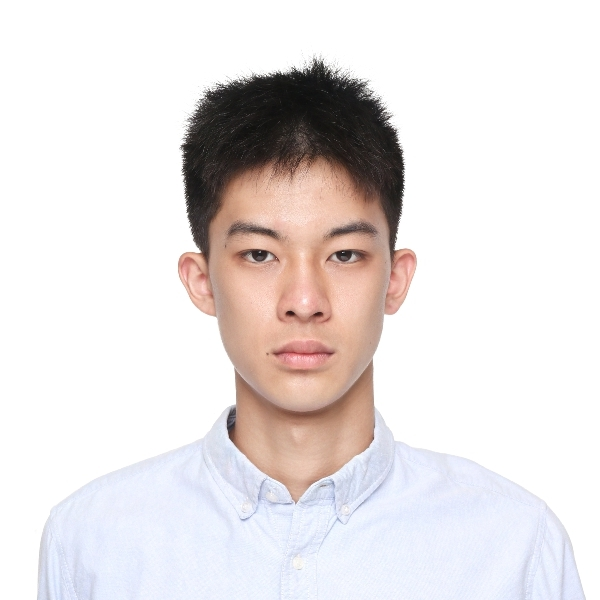
#> input picture my_picture.jpg, 600 x 600 px
$ jupyter execute test_sai.ipynb
#> lines starting #> are read from the running program, lines starting #| are printed output that depends on the picture; after the words box and inside, x2 and y2 are one past the last pixel; in counts of white or black regions, pixels touching at a corner belong together; long printed decimals are rounded
[cell 1]
import os
import cv2
import numpy as np
import matplotlib.pyplot as plt
import networkx as nx
from scipy.spatial import distance
import cv2
import numpy as np
import networkx as nx
import matplotlib.pyplot as plt
from skimage.morphology import skeletonize, remove_small_objects
from scipy.spatial import KDTree
from scipy.interpolate import splprep, splev
from scipy.interpolate import interp1d
from PIL import Image

[cell 2]
def rgb_to_binary(image_path, blur_kernel=(5, 5), canny_thresholds=(50, 150)):
    """
    Converts an RGB image into a binary image, retaining all essential features.
    0s represent background,
    1s represent edges.

    Parameters:
        image_path (str): Path to the input RGB image.
        blur_kernel (tuple): Kernel size for Gaussian blur (default: (5,5)).
        canny_thresholds (tuple): Min and max thresholds for Canny edge detection (default: (50,150)).

    Returns:
        binary_image (numpy.ndarray): 2D binary image with values 0 (background) and 1 (edges).
    """
#> called with image_path = 'my_picture.jpg', blur_kernel = (5, 5), canny_thresholds = (50, 150)
    # 1. Load the image
    image = cv2.imread(image_path)
#> image is the input picture: shape (600, 600, 3); mean B, G, R 225.1, 225.2, 230.6
    image = cv2.cvtColor(image, cv2.COLOR_BGR2RGB)

    # 2. Convert to grayscale
    gray = cv2.cvtColor(image, cv2.COLOR_RGB2GRAY)
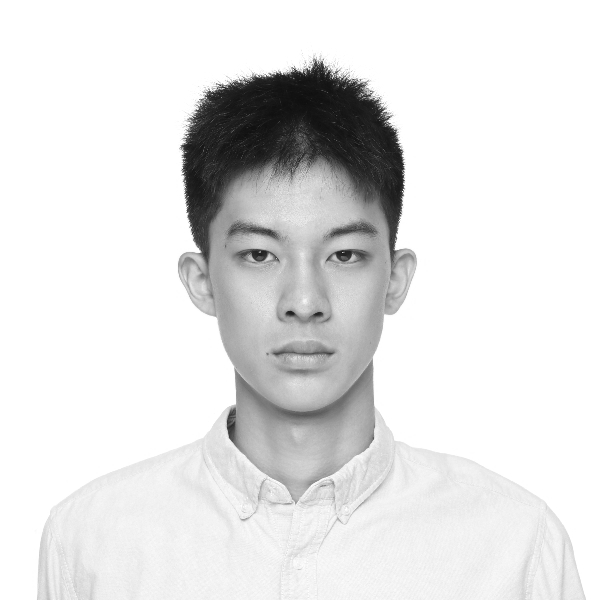
#> gray: shape (600, 600); min 14, max 255, mean 226.8

    # 3. Apply Gaussian blur to reduce noise
    blurred = cv2.GaussianBlur(gray, blur_kernel, 0)

    # 4. Apply Canny edge detection
    edges = cv2.Canny(blurred, canny_thresholds[0], canny_thresholds[1])
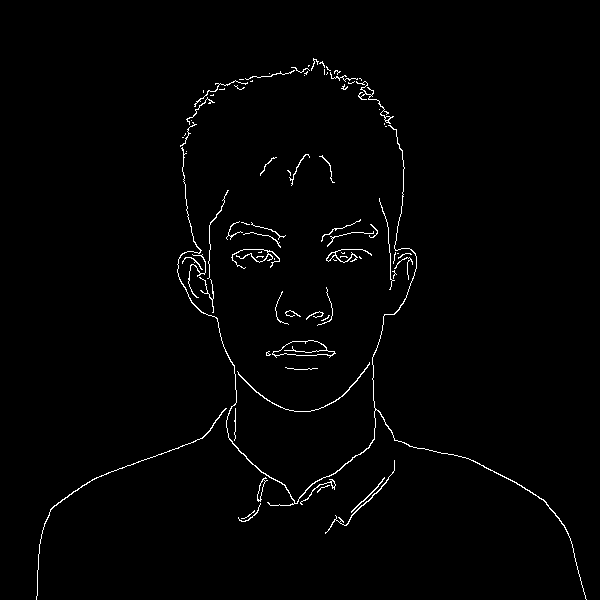
#> edges: shape (600, 600); 1.3% white in thin lines or dots, all inside (x1, y1, x2, y2) = (36, 58, 587, 600)

    # 5. yield binary image
    binary_image = (edges > 0).astype(np.uint8)

    return binary_image

[cell 3]
image_path = os.path.join('my_picture.jpg')
# image_path = os.path.join('temp/18bcd7130 gg.jpg')
binary_result = rgb_to_binary(image_path)

# Display the binary image
plt.figure(figsize=(8, 6))
plt.imshow(binary_result, cmap='gray')
plt.axis('off')  # Hide axes
plt.title("Binary Image")
plt.show()

[cell 4]
binary_img = np.array(binary_result)
init_nodes = np.sum(binary_img)
#> init_nodes = 4811
print("Initial number of nodes: ", init_nodes)
#| Initial number of nodes:  4811
print("Time for all nodes at 0.1s per node: ", init_nodes*0.1/60, "minutes")
#| Time for all nodes at 0.1s per node:  8.018 minutes

[cell 5]
def create_graph(binary_image):
    G = nx.Graph()

    # Add nodes to the graph
    rows, cols = binary_image.shape
    for i in range(rows):
        for j in range(cols):
            if binary_image[i, j] == 1:
                G.add_node((j, i))

    # Add edges to the graph
    for i in range(rows):
        for j in range(cols):
            if binary_image[i, j] == 1:
                # Connect with the right pixel
                if j < cols - 1 and binary_image[i, j + 1] == 1:
                    G.add_edge((j, i), (j + 1, i))
                # Connect with the pixel below
                if i < rows - 1 and binary_image[i + 1, j] == 1:
                    G.add_edge((j, i), (j, i + 1))
                # Connect with the bottom-right pixel
                if i < rows - 1 and j < cols - 1 and binary_image[i + 1, j + 1] == 1:
                    G.add_edge((j, i), (j + 1, i + 1))
                # Connect with the bottom-left pixel
                if i < rows - 1 and j > 0 and binary_image[i + 1, j - 1] == 1:
                    G.add_edge((j, i), (j - 1, i + 1))
    return G

[cell 6]
def show_images(images, titles=None):
    if titles is None:
        titles = ['Image %d' % i for i in range(1, len(images) + 1)]
    n = len(images)
    if n == 1:
        plt.figure()
        plt.imshow(images[0], cmap='gray')
        plt.axis('off')
        plt.title(titles[0])
    else:
        fig, axes = plt.subplots(1, n, figsize=(15, 15))
        for i in range(n):
            axes[i].imshow(images[i], cmap='gray')
            axes[i].axis('off')
            axes[i].set_title(titles[i])
    plt.show()

[cell 7]
# Load the binary image
# image = cv2.imread('temp/binary_image.png', cv2.IMREAD_GRAYSCALE)
# image = cv2.threshold(image, 127, 255, cv2.THRESH_BINARY)[1]  # Ensure binary format

# Skeletonize the image to get a 1-pixel-wide path
# skeleton = skeletonize(image // 255)

skeleton = skeletonize(binary_result)
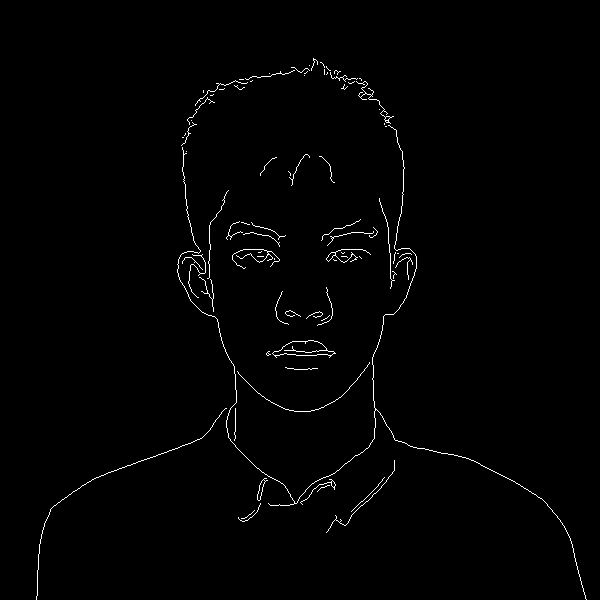
#> skeleton: shape (600, 600) bool; 1% white in thin lines or dots, all inside (x1, y1, x2, y2) = (36, 58, 587, 600)

# Remove isolated pixels
skeleton2 = remove_small_objects(skeleton, connectivity=2, min_size=7)

# show_images([skeleton, skeleton2], ['Skeleton', 'Skeleton (Cleaned)'])

[cell 8]
# Extract coordinates of the skeleton
y, x = np.where(skeleton > 0)
#> y = 3754 values from 58 to 599; x = 3754 values, max 586 at index 3753, min 36 at index 3746, mean 298.3
points = np.vstack((x, y)).T  # Convert to (x, y) format
#> points = 3754 pairs, first value 36 to 586, second value 58 to 599

# Convert points into a graph
G = create_graph(skeleton)

# Plot the full graph
plt.figure(figsize=(6, 6))
plt.imshow(skeleton, cmap='gray')
for edge in G.edges:
    x1, y1 = edge[0]
    x2, y2 = edge[1]
    plt.plot([x1, x2], [y1, y2], 'r-', linewidth=1, alpha=0.5)
#> this loop made 3736 passes
#> (x1, y1, x2, y2) on passes 1 to 3: (313, 58, 313, 59), (313, 58, 314, 59), (313, 59, 314, 59)
plt.title("Graph Representation of the Skeleton")
plt.show()
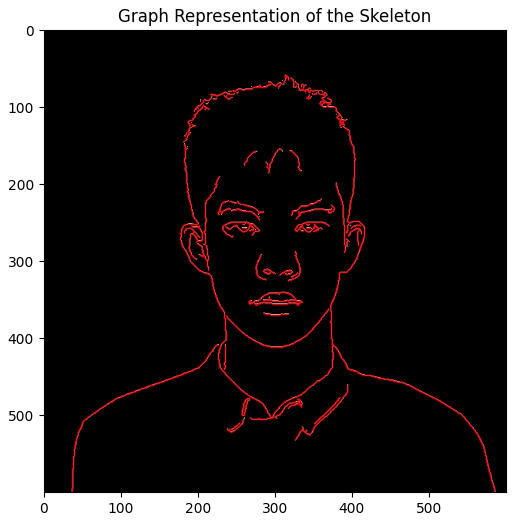
#> figure drawn by matplotlib, 1 panel

[cell 9]
# Number of nodes and edges in the graph
num_nodes = G.number_of_nodes()
#> num_nodes = 3754
num_edges = G.number_of_edges()
#> num_edges = 3736
print("Number of nodes in the graph:", num_nodes)
#| Number of nodes in the graph: 3754
print("Number of edges in the graph:", num_edges)
#| Number of edges in the graph: 3736
# Number of components in the graph
num_components = nx.number_connected_components(G)
#> num_components = 82
print("Number of components in the graph:", num_components)
#| Number of components in the graph: 82
# Number of nodes in each component
component_sizes = [len(c) for c in nx.connected_components(G)]
#> component_sizes = 82 values, max 1125 at index 29, min 1 at index 2, mean 45.78
plt.hist(component_sizes, bins=range(1, max(component_sizes) + 1), color='skyblue', edgecolor='black')
plt.xlabel("Component Size")
plt.ylabel("Frequency")
plt.title("Component Size Distribution")
plt.show()
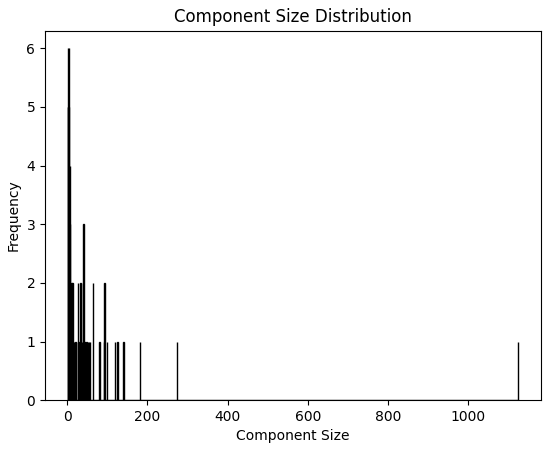
#> figure drawn by matplotlib, 1 panel

[cell 10]
import networkx as nx
import numpy as np
import trimesh
import matplotlib.pyplot as plt
from collections import deque

def extract_branches(graph):
    branches = []
    visited = set()

    # Find all junction nodes (nodes with degree > 2)
    junctions = {node for node in graph.nodes() if graph.degree(node) > 2}

    # Traverse the graph to extract linear paths (branches)
    for node in graph.nodes():
        if node in visited:
            continue

        if graph.degree(node) == 1 or node in junctions:  # Start at leaf or junction
            for neighbor in graph.neighbors(node):
                if (node, neighbor) not in visited and (neighbor, node) not in visited:
                    branch = []
                    queue = deque([(node, neighbor)])  # Start BFS from the branch start

                    while queue:
                        prev, curr = queue.popleft()
                        branch.append(curr)
                        visited.add((prev, curr))
                        visited.add((curr, prev))

                        # If we reach a junction or endpoint, stop
                        if graph.degree(curr) > 2 or graph.degree(curr) == 1:
                            break

                        # Continue to the next neighbor
                        for next_node in graph.neighbors(curr):
                            if (curr, next_node) not in visited:
                                queue.append((curr, next_node))
                                break  # Move in one direction only

                    branches.append([node] + branch)

    return branches

def resample_path(path, target_spacing=2.0):
    """
    Resample a path to have points spaced at a fixed distance.

    :param path: np.array of shape (N, 2), original list of (x, y) coordinates
    :param target_spacing: float, desired distance between consecutive points
    :return: np.array of shape (M, 2), resampled path
    """
    # Compute cumulative distances along the path
    distances = np.cumsum(np.sqrt(np.sum(np.diff(path, axis=0) ** 2, axis=1)))
    distances = np.insert(distances, 0, 0)  # Insert 0 at start

    # Create interpolation functions for x and y
    interp_x = interp1d(distances, path[:, 0], kind='linear')
    interp_y = interp1d(distances, path[:, 1], kind='linear')

    # Generate new sampled distances with equal spacing
    new_distances = np.arange(0, distances[-1], target_spacing)

    # Compute new points
    new_x = interp_x(new_distances)
    new_y = interp_y(new_distances)

    return np.column_stack((new_x, new_y))

target_spacing = 5.0  # Desired spacing between points

# Extract connected components
components = [G.subgraph(c).copy() for c in nx.connected_components(G)]
#> components = 82 items
resampled_paths = []

for idx, component in enumerate(components):
    branches = extract_branches(component)  # Extract branches from component
    for branch in branches:
        resampled_points = resample_path(np.array(branch), target_spacing)
        resampled_paths.append(resampled_points)
#> this loop made 82 passes
#> branches on passes 9, 10, 14, 15, 17: [[(307, 71), (306, 72), (305, 73), (304, 73)]], [[(327, 72), (327, 73), (326, 74)]], [[(359, 78), (360, 78), (361, 79), (361, 80)]], [[(243, 79), (242, 79), (241, 79), (240, 79), (239, 79)]], [[(250, 81), (251, 81), (252, 80)]]

# Number of points
num_points = sum(len(path) for path in resampled_paths)
print("Number of points after resampling:", num_points)
#| Number of points after resampling: 1090
print("Number of points in original paths:", len(G.nodes()))
#| Number of points in original paths: 3754

# Plot the resampled paths
plt.figure(figsize=(8, 8))
plt.imshow(skeleton, cmap='gray')
for path in resampled_paths:
    # plt.plot(path[:, 0], path[:, 1], 'r-', linewidth=1)
    plt.scatter(path[:, 0], path[:, 1], s=1, c='r')
#> this loop made 340 passes
#> path on passes 1 to 3: [[313, 59]], [[313, 59]], [[313, 59]]
# plt.gca().invert_yaxis()
plt.axis('equal')
plt.title("Resampled Paths")
plt.show()
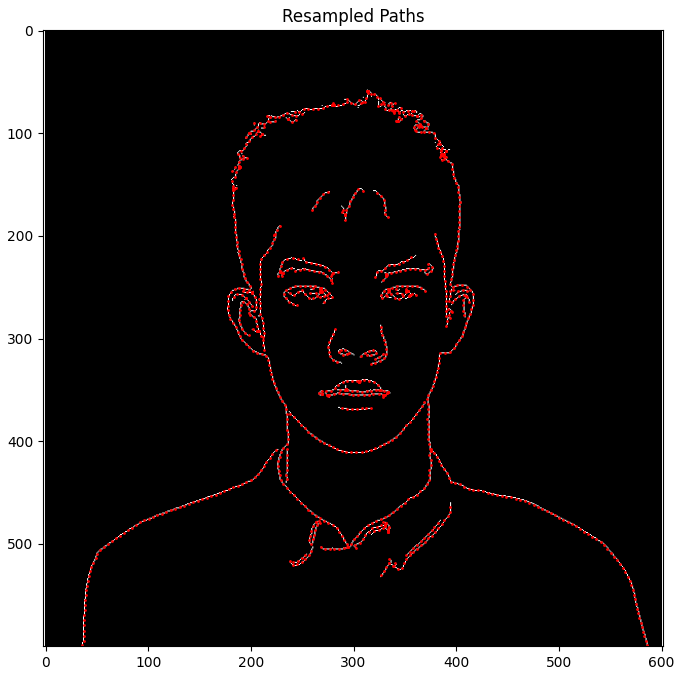
#> figure drawn by matplotlib, 1 panel
